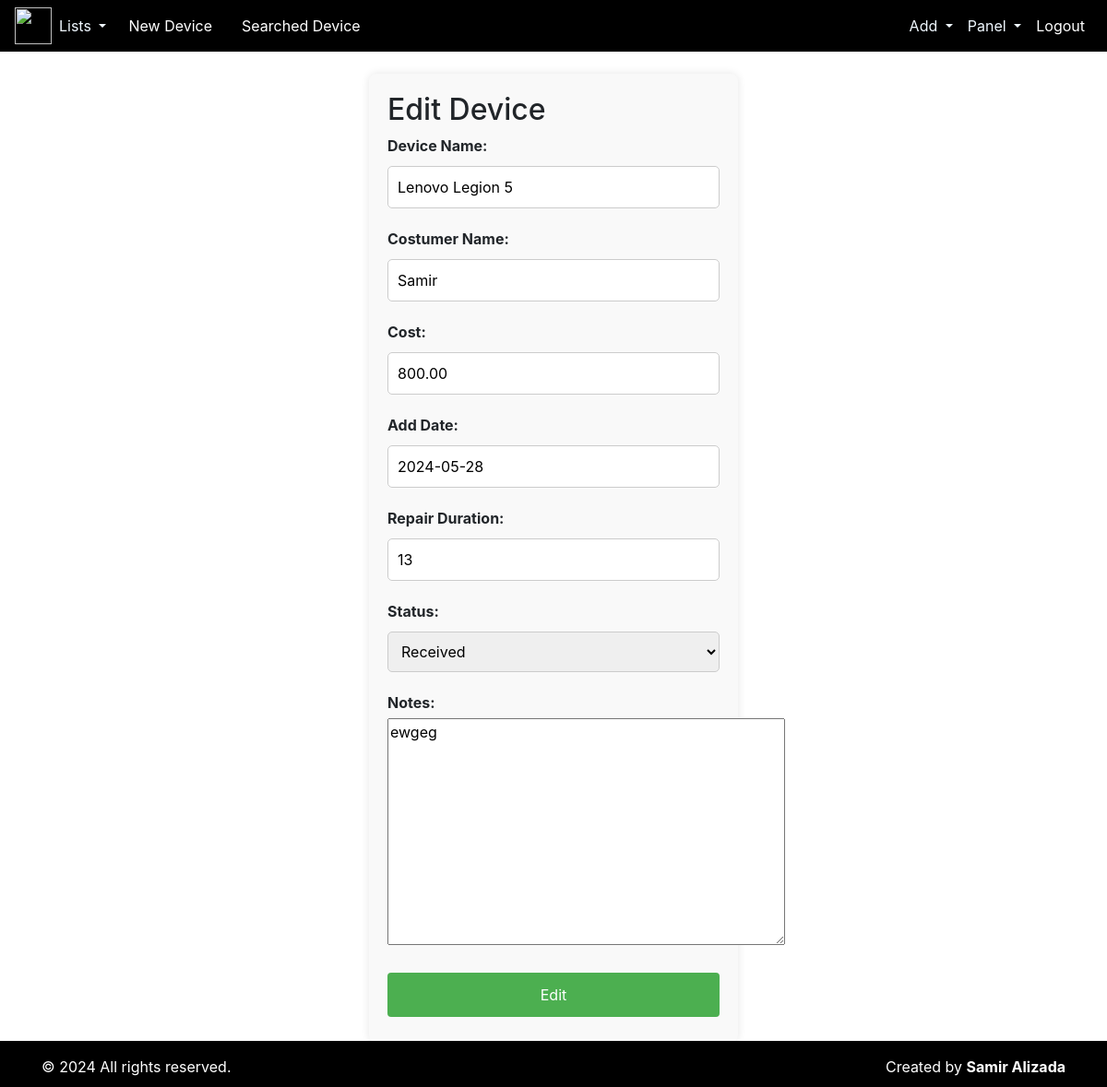
The app's page /device/9/update/ (signed in), older data.
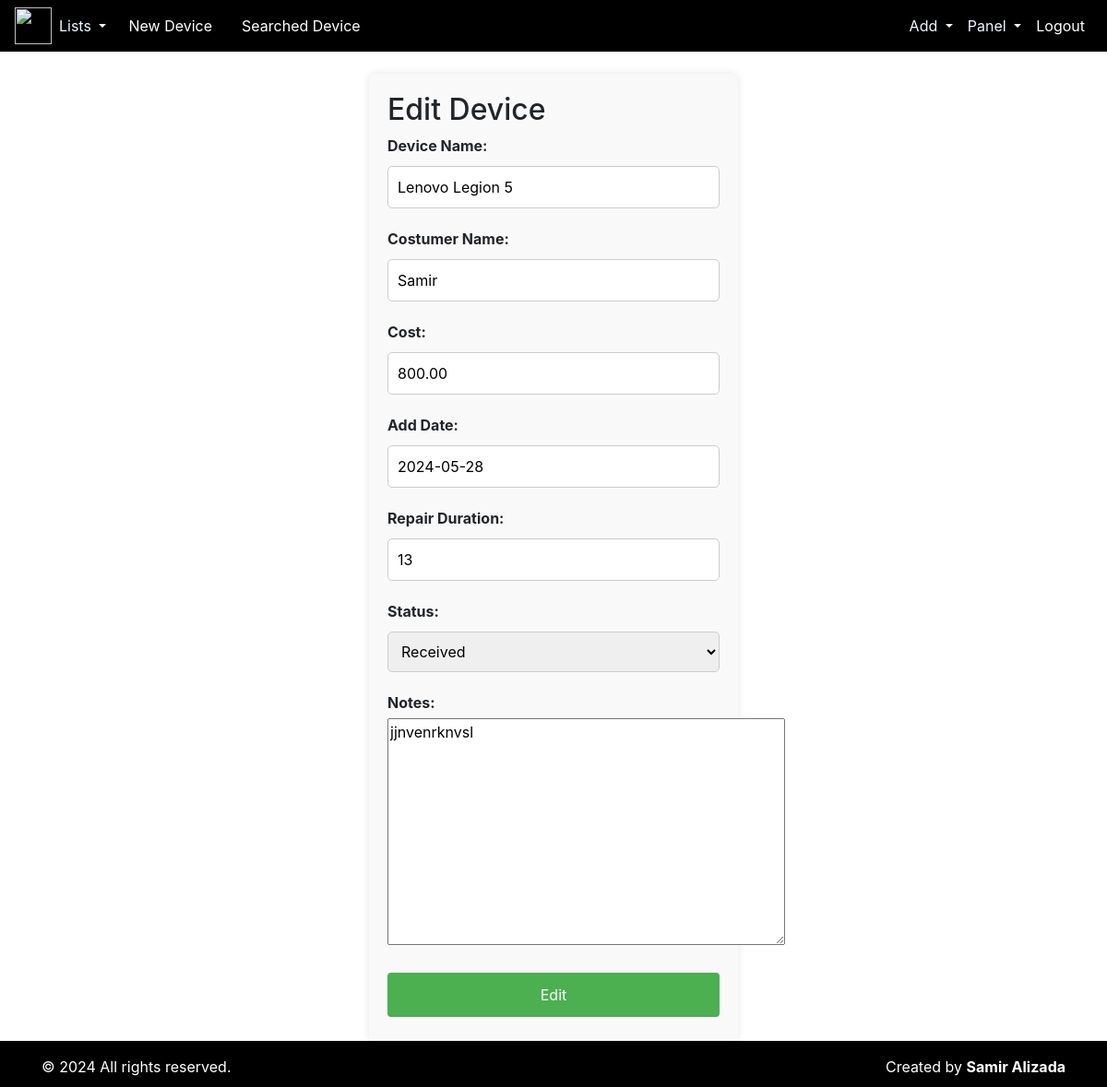
The same page, newer data.
### repair/models.py (models this page shows, shortened)
class Device(models.Model):
    STATUS_CHOICES = [
        ('Received', 'Received'),
        ('In Progress', 'In Progress'),
        ('Completed', 'Completed'),
        ('Delivered', 'Delivered')
    ]
    series_id = models.CharField(max_length=6, unique=True, blank=True)  # Make sure this is unique
    device_name = models.CharField(max_length=100)
    customer_name = models.CharField(max_length=100)
    repair_cost = models.DecimalField(max_digits=10, decimal_places=2)
    repair_duration = models.IntegerField()
    add_date = models.DateField(default=timezone.now)
    delivery_date = models.DateField()
    status = models.CharField(max_length=20, choices=STATUS_CHOICES, default='Received')
    notes = models.TextField(blank=True, null=True)

### repair/views.py (the view)
# urls.py: path('device/<int:pk>/update/', update_device, name='update_device'),
@login_required
def update_device(request, pk):
    device = get_object_or_404(Device, pk=pk)
    if request.method == "POST":
        form = DeviceForm(request.POST, instance=device)
        if form.is_valid():
            device = form.save()
            return redirect('device_detail', pk=device.pk)
    else:
        form = DeviceForm(instance=device)
    return render(request, 'repairs/update_device.html', {'form': form})

### repair/forms.py
class DeviceForm(forms.ModelForm):
    class Meta:
        model = Device
        fields = ['device_name', 'customer_name', 'repair_cost', 'repair_duration', 'add_date', 'status', 'notes']

### templates/repairs/update_device.html (shortened to what this page needs)
{% include "index.html" %}
{% block content %}
<form method="post">
    <h2>Edit Device</h2>
    <div class="form-group">
        <label for="id_product_name">Device Name:</label>
        {{ form.device_name }}
    </div>
    <div class="form-group">
        <label for="id_date">Costumer Name:</label>
        {{ form.customer_name }}
    </div>
    <div class="form-group">
        <label for="id_price">Cost:</label>
        {{ form.repair_cost }}
    </div>
    <div class="form-group">
        <label for="id_stock_number">Add Date:</label>
        {{ form.add_date }}
    </div>
    <div class="form-group">
        <label for="id_stock_number">Repair Duration:</label>
        {{ form.repair_duration }}
    </div>
    <div class="form-group">
        <label for="id_stock_number">Status:</label>
        {{ form.status }}
    </div>
    <div class="form-group">
        <label for="id_stock_number">Notes:</label>
        {{ form.notes }}
    </div>
    <button type="submit">Edit</button>
</form>
{% endblock content %}

Row changes from the older to the newer data that the page shows:
changed Device "Lenovo Legion 5": notes "ewgeg" → "jjnvenrknvsl"
